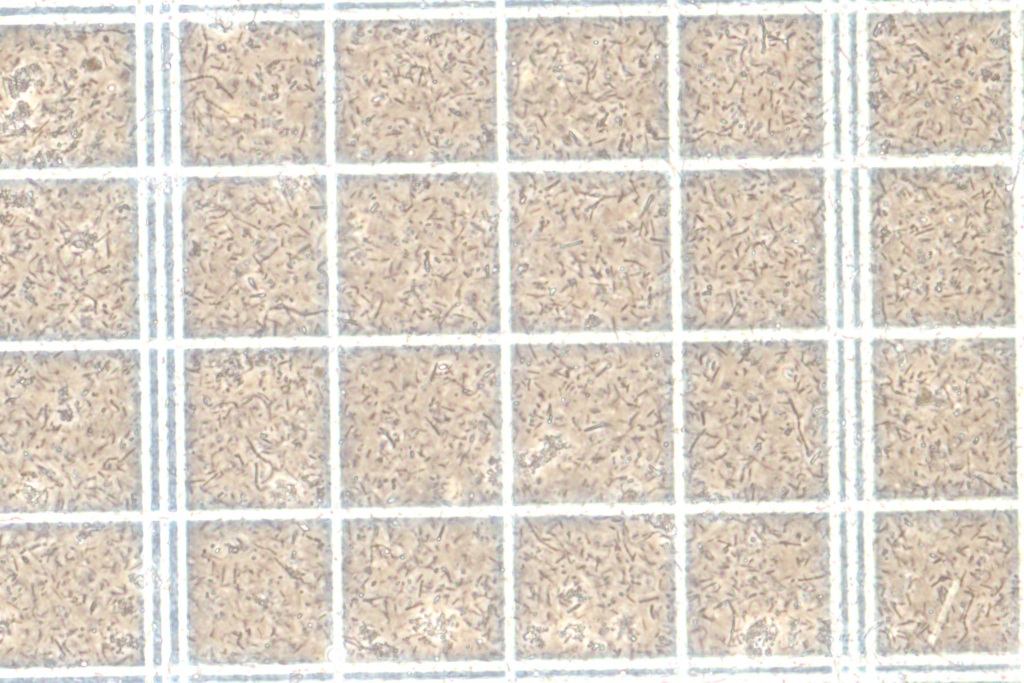
#> input picture images/sample/1D24AD13-6C1A-452F-A12A-D573795D54EA.jpg, 3072 x 2048 px, found by its file name (shown at 1/3 size)
$ python 'canny sliders.py'
#> lines starting #> are read from the running program, lines starting #| are printed output that depends on the picture
import cv2
import numpy as np

img_path = "images/1D24AD13-6C1A-452F-A12A-D573795D54EA.jpg"

def nothing(x):
    pass

cv2.namedWindow('image',cv2.WINDOW_KEEPRATIO)

# create trackbars for Threshold min, max, & aperture
cv2.createTrackbar('Tmin','image',0,255,nothing)
cv2.createTrackbar('Tmax','image',0,255,nothing)
cv2.createTrackbar('Aperture', 'image', 1,3,nothing)

cv2.setTrackbarPos('Tmin', 'image', 100)
cv2.setTrackbarPos('Tmax','image', 200)
cv2.setTrackbarPos('Aperture', 'image', 1)

img = cv2.imread(img_path)
#> img is the input picture: shape (2048, 3072, 3); mean B, G, R 197.4, 209.4, 218.4
processed = cv2.cvtColor(img,cv2.COLOR_BGR2GRAY)
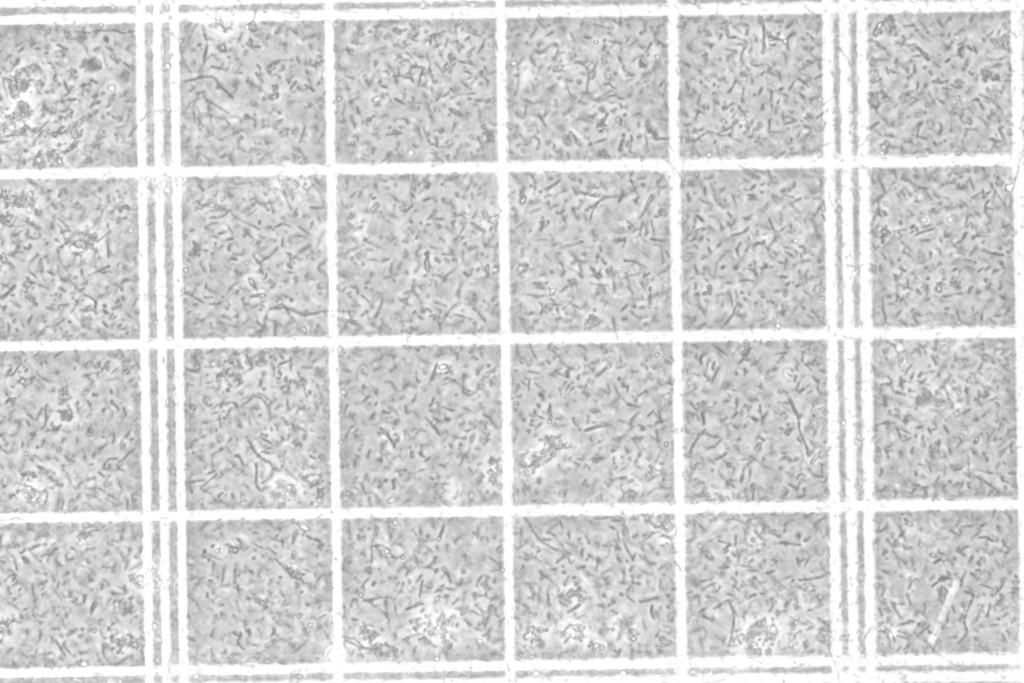
#> processed: shape (2048, 3072) (shown at 1/3 size); min 129, max 255, mean 210.7
canny = cv2.Canny(processed,100,200)
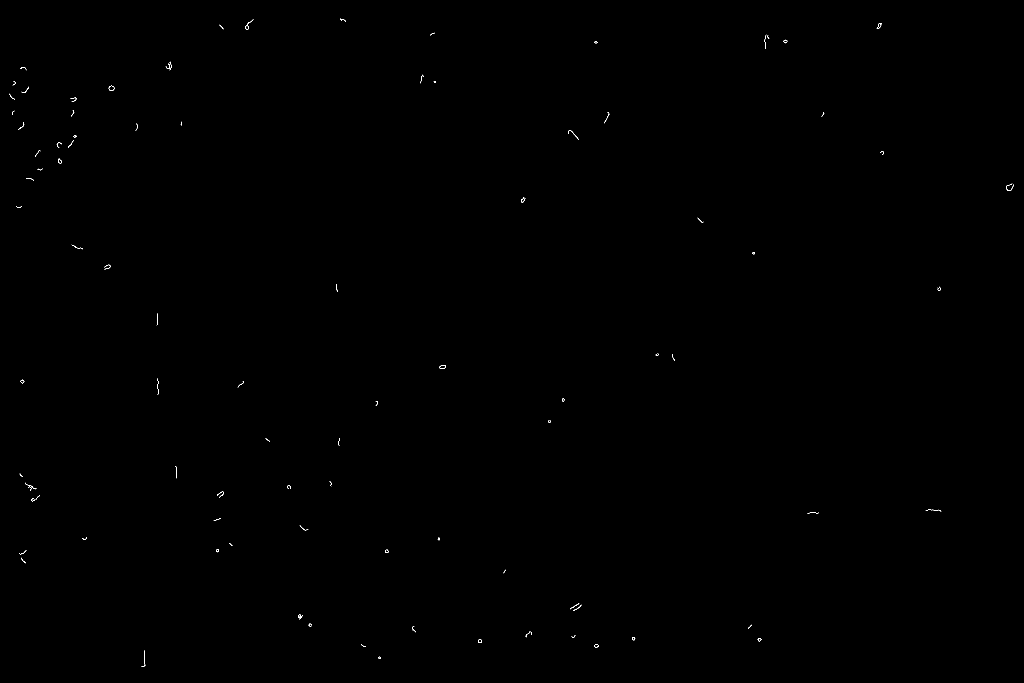
#> canny: shape (2048, 3072) (shown at 1/3 size); 0.05% white in thin lines or dots
waitTime = 33

while(1):

    #Trackbar position setting
    TMin = cv2.getTrackbarPos('Tmin','image')
    TMax = cv2.getTrackbarPos('Tmax','image')
    aperture = 2*cv2.getTrackbarPos('Aperture','image') + 1

    #render canny
    canny = cv2.Canny(processed,TMin,TMax,apertureSize=aperture)

    # Display output image
    hconcat = np.concatenate((processed,canny),axis=1)
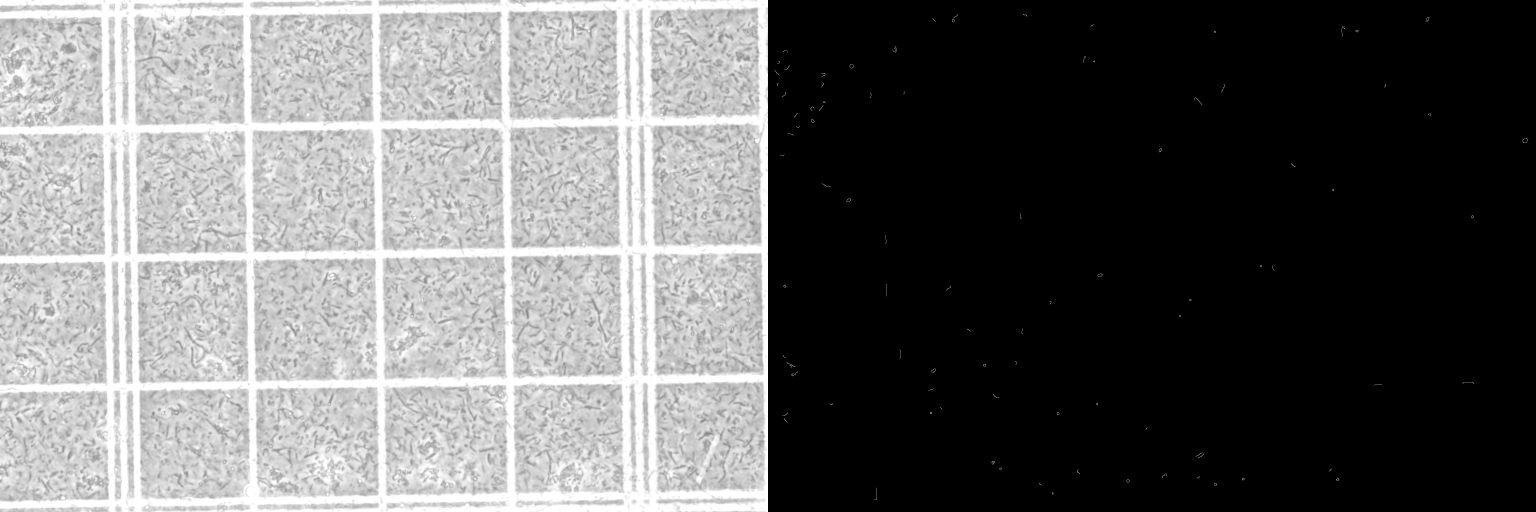
#> hconcat: shape (2048, 6144) (shown at 1/4 size); min 0, max 255, mean 105.4
    cv2.imshow('image',hconcat)
    cv2.resizeWindow('image',500,500)

    # Wait longer to prevent freeze for videos.
    if cv2.waitKey(waitTime) & 0xFF == ord('q'):
#> (key q is pressed here)
        break

cv2.destroyAllWindows()

$ run again, with images/sample/9089F5F0-80B2-4245-BD0E-DDD66F4EBEA5.jpg copied over images/sample/1D24AD13-6C1A-452F-A12A-D573795D54EA.jpg
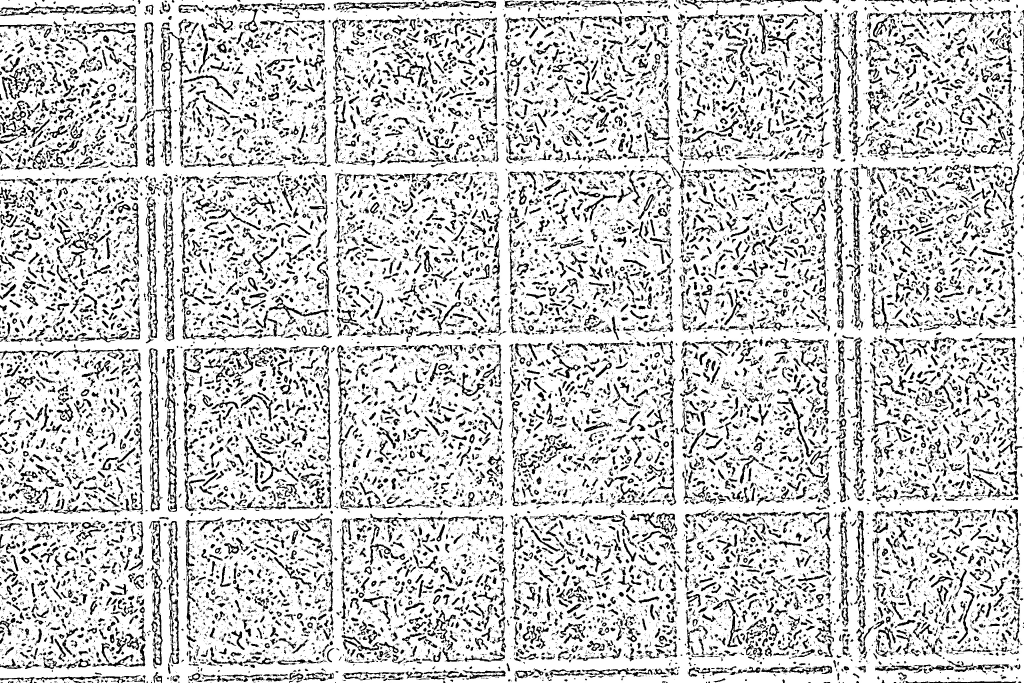
#> input picture images/sample/9089F5F0-80B2-4245-BD0E-DDD66F4EBEA5.jpg, 3072 x 2048 px, found by its file name (shown at 1/3 size)
#> img is the input picture: shape (2048, 3072, 3); min 0, max 255, mean 202.4
#> `canny = cv2.Canny(processed,100,200)`:
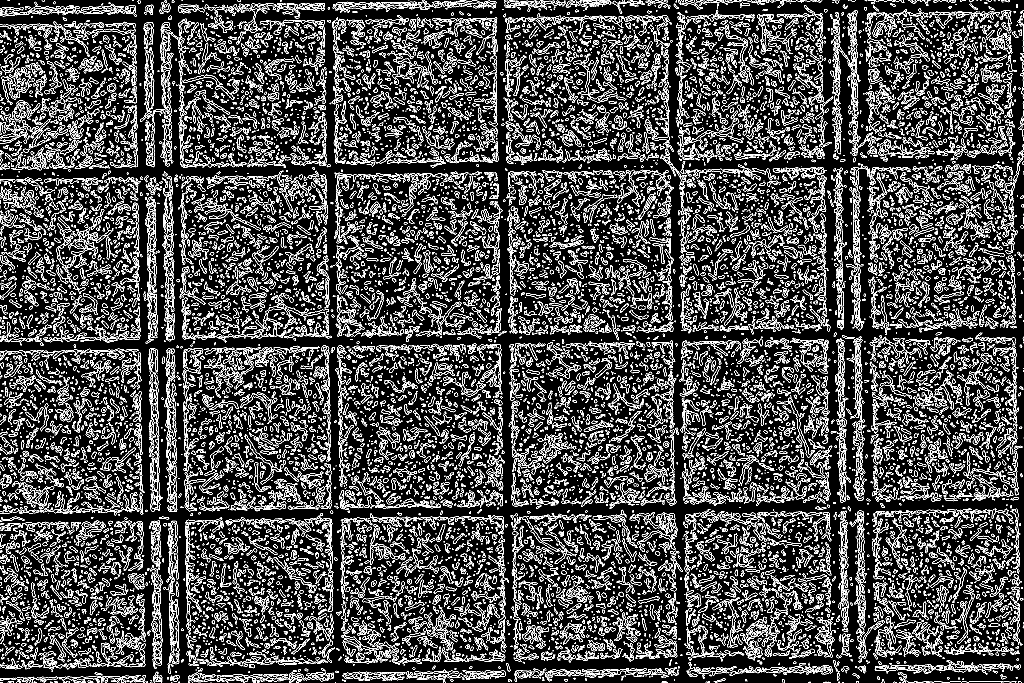
#> canny: shape (2048, 3072) (shown at 1/3 size); 12% white in thin lines or dots
#> `hconcat = np.concatenate((processed,canny),axis=1)`:
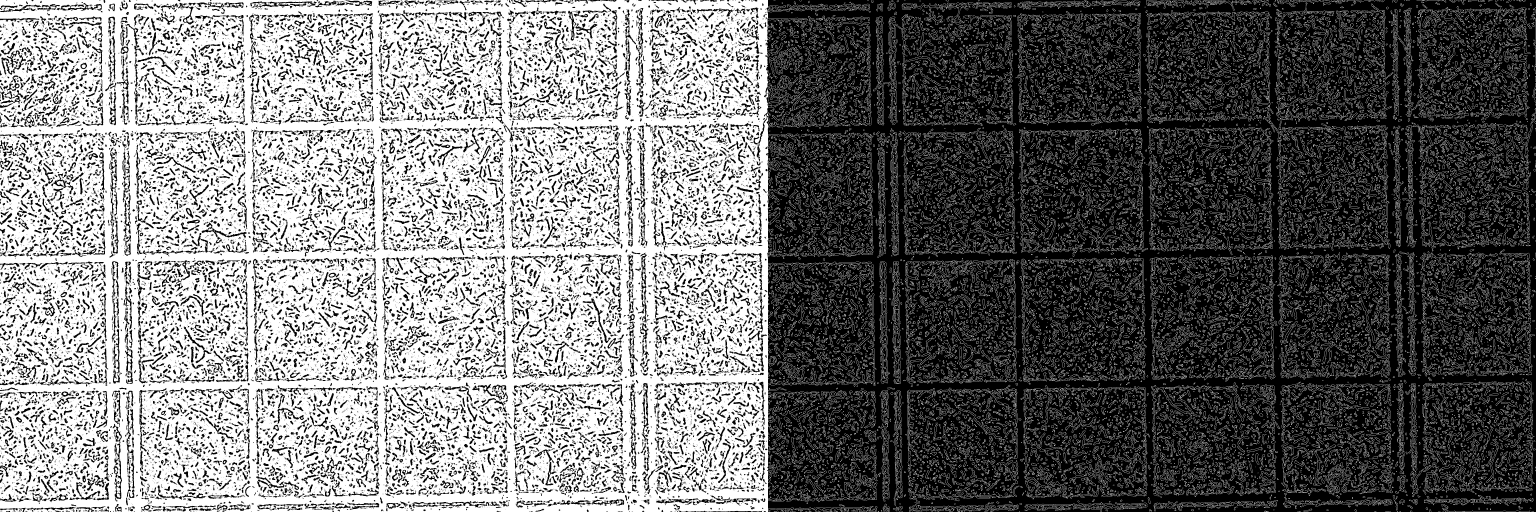
#> hconcat: shape (2048, 6144) (shown at 1/4 size); min 0, max 255, mean 116.5
